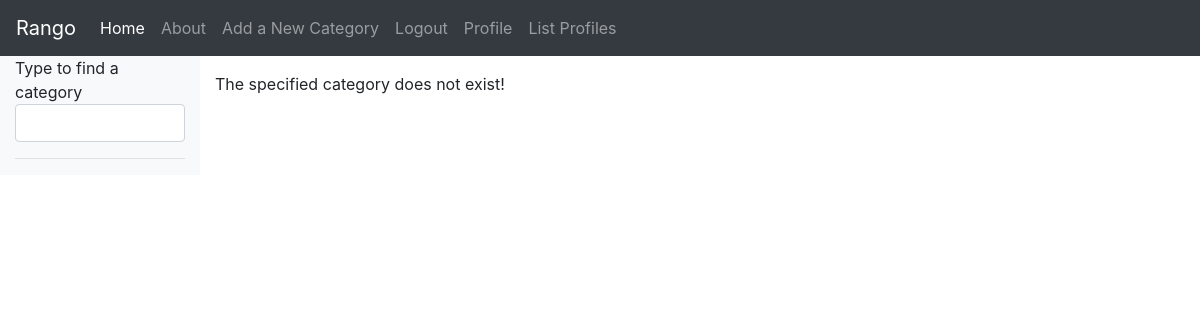
The app's page /rango/category/cat-99/add_page/ (signed in), older data.
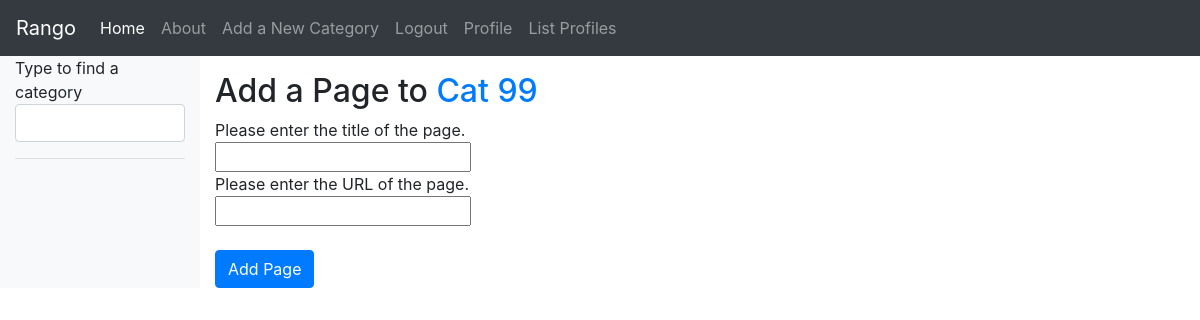
The same page, newer data.
### rango/models.py (models this page shows, shortened)
class Category(models.Model):
    name = models.CharField(max_length=128, unique=True)
    views = models.IntegerField(default=0)
    likes = models.IntegerField(default=0)
    slug = models.SlugField(unique=True)
    class Meta:
        verbose_name_plural = 'Categories'

### rango/views.py (the view, shortened to what this page needs)
# urls.py: path('category/<slug:category_name_slug>/add_page/',views.add_page, name='add_page'),
@login_required
def add_page(request, category_name_slug):
    try:
        category = Category.objects.get(slug=category_name_slug)
    except Category.DoesNotExist:
        category = None
    form = PageForm()
    context_dict = {'form': form, 'category': category}
    return render(request, 'rango/add_page.html', context_dict)

### rango/forms.py
class PageForm(forms.ModelForm):
    title = forms.CharField(max_length=128, help_text="Please enter the title of the page.")
    url = forms.URLField(max_length=200, help_text="Please enter the URL of the page.")
    views = forms.IntegerField(widget=forms.HiddenInput(), initial=0)
    class Meta:
        model = Page
        exclude = ('category',)

### templates/rango/add_page.html (shortened to what this page needs)
{% extends 'rango/base.html' %}
{% load staticfiles %}
{% block body_block %}
    {% if category %}
        <form role="form" id="page_form" method="post" action="{% url 'add_page' category.slug %}">
            <h2 class="form-signin-heading"> Add a Page to
                    <a href="{% url 'show_category' category.slug %}">{{ category.name }}</a></h2>
            {% for field in form.visible_fields %}
                {{ field.help_text }} <br/>
                {{ field }} <br/>
            {% endfor %} <br/>
            <button class="btn btn-primary" type="submit" name="submit">
                Add Page
            </button>
        </form>
    {% else %}
        The specified category does not exist!
    {% endif%}
{% endblock %}

Row changes from the older to the newer data that the page shows:
added Category: name "Cat 99"
Text that changed along with them:
text no longer shown: "The specified category does not exist!"
text now shown: "Add a Page to Add Page"
new list line: "Please enter the title of the page. "
new list line: "Please enter the URL of the page. "
